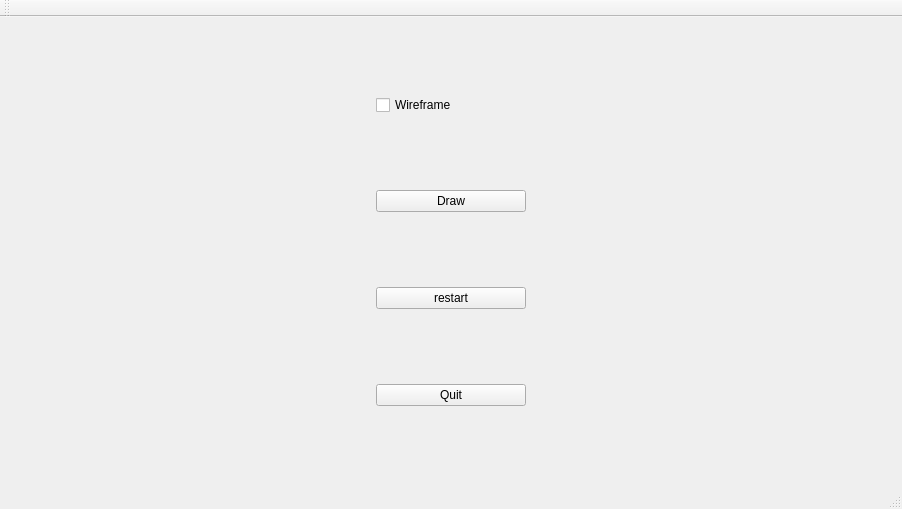
<?xml version="1.0" encoding="UTF-8"?>
<ui version="4.0">
 <class>MainWindow</class>
 <widget class="QMainWindow" name="MainWindow">
  <property name="geometry">
   <rect>
    <x>0</x>
    <y>0</y>
    <width>902</width>
    <height>509</height>
   </rect>
  </property>
  <property name="sizePolicy">
   <sizepolicy hsizetype="Preferred" vsizetype="Preferred">
    <horstretch>0</horstretch>
    <verstretch>0</verstretch>
   </sizepolicy>
  </property>
  <property name="windowTitle">
   <string>MainWindow</string>
  </property>
  <widget class="QWidget" name="centralwidget">
   <property name="sizePolicy">
    <sizepolicy hsizetype="Preferred" vsizetype="Preferred">
     <horstretch>0</horstretch>
     <verstretch>0</verstretch>
    </sizepolicy>
   </property>
   <layout class="QHBoxLayout" name="horizontalLayout">
    <item>
     <layout class="QHBoxLayout" name="horizontalLayout_5">
      <item>
       <layout class="QGridLayout" name="gridLayout">
        <property name="sizeConstraint">
         <enum>QLayout::SetFixedSize</enum>
        </property>
        <item row="11" column="0">
         <widget class="QPushButton" name="draw">
          <property name="sizePolicy">
           <sizepolicy hsizetype="Fixed" vsizetype="Fixed">
            <horstretch>0</horstretch>
            <verstretch>0</verstretch>
           </sizepolicy>
          </property>
          <property name="minimumSize">
           <size>
            <width>150</width>
            <height>0</height>
           </size>
          </property>
          <property name="text">
           <string>Draw</string>
          </property>
         </widget>
        </item>
        <item row="13" column="0">
         <widget class="QPushButton" name="quit">
          <property name="sizePolicy">
           <sizepolicy hsizetype="Fixed" vsizetype="Fixed">
            <horstretch>0</horstretch>
            <verstretch>0</verstretch>
           </sizepolicy>
          </property>
          <property name="minimumSize">
           <size>
            <width>150</width>
            <height>0</height>
           </size>
          </property>
          <property name="text">
           <string>Quit</string>
          </property>
         </widget>
        </item>
        <item row="12" column="0">
         <widget class="QPushButton" name="restart">
          <property name="text">
           <string>restart</string>
          </property>
         </widget>
        </item>
        <item row="0" column="0">
         <widget class="QCheckBox" name="wireframe">
          <property name="sizePolicy">
           <sizepolicy hsizetype="Fixed" vsizetype="Fixed">
            <horstretch>0</horstretch>
            <verstretch>0</verstretch>
           </sizepolicy>
          </property>
          <property name="minimumSize">
           <size>
            <width>150</width>
            <height>0</height>
           </size>
          </property>
          <property name="text">
           <string>Wireframe</string>
          </property>
         </widget>
        </item>
       </layout>
      </item>
     </layout>
    </item>
    <item>
     <layout class="QVBoxLayout" name="layout_scene">
      <property name="sizeConstraint">
       <enum>QLayout::SetDefaultConstraint</enum>
      </property>
     </layout>
    </item>
   </layout>
  </widget>
  <widget class="QMenuBar" name="menubar">
   <property name="geometry">
    <rect>
     <x>0</x>
     <y>0</y>
     <width>902</width>
     <height>25</height>
    </rect>
   </property>
  </widget>
  <widget class="QStatusBar" name="statusbar"/>
  <widget class="QToolBar" name="toolBar">
   <property name="windowTitle">
    <string>toolBar</string>
   </property>
   <attribute name="toolBarArea">
    <enum>TopToolBarArea</enum>
   </attribute>
   <attribute name="toolBarBreak">
    <bool>false</bool>
   </attribute>
  </widget>
 </widget>
 <resources/>
 <connections/>
</ui>
